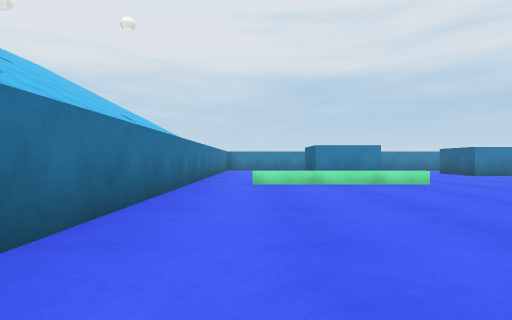
view 1 (above)

14 first-person views from a walk through a scene from a Unity 3-D project. The camera is 0.55 m above the floor, looks level and sees 80° across. The floor is counted in squares, 1 m on a side. Each view is taken from the middle of a square. On the plan, view 1 faces up. The plan holds only what a view shows up to about 9 squares ahead; the rest is blank. The place goes on beyond the plan. The player character is not drawn. Surface patterns are stand-ins for the level's own textures.

view 2
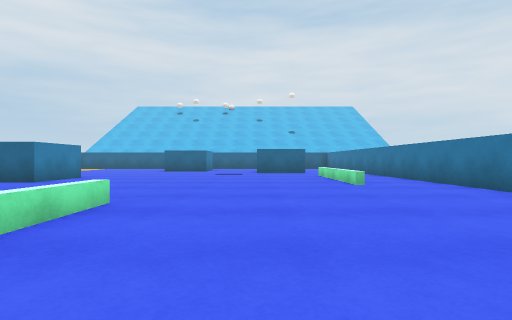

view 3
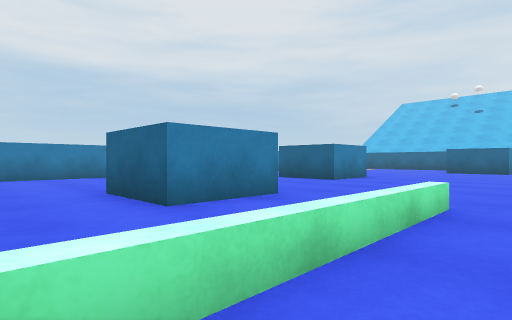

view 4
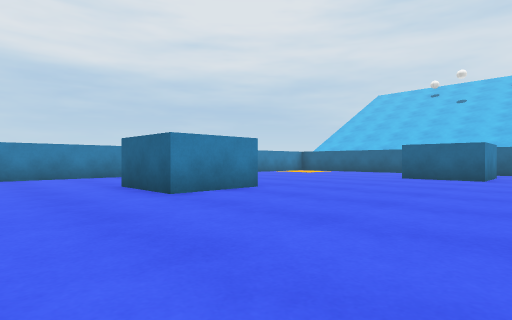

view 5
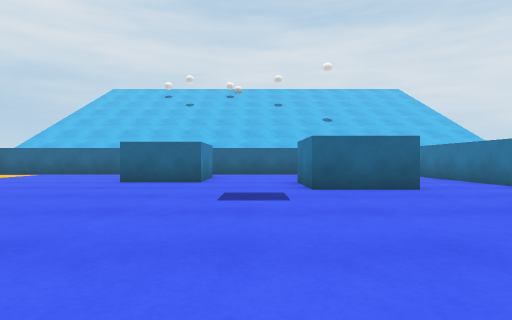

view 6
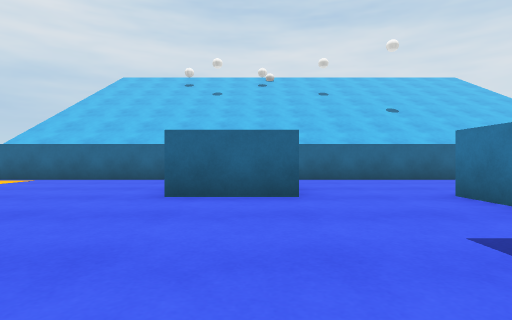

view 7
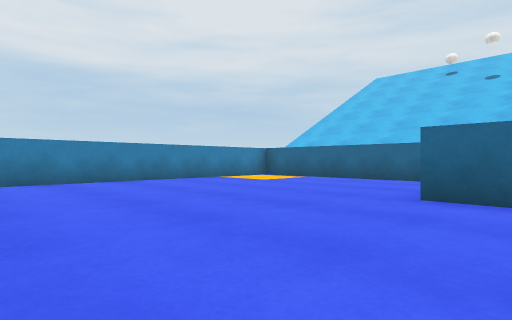

view 8
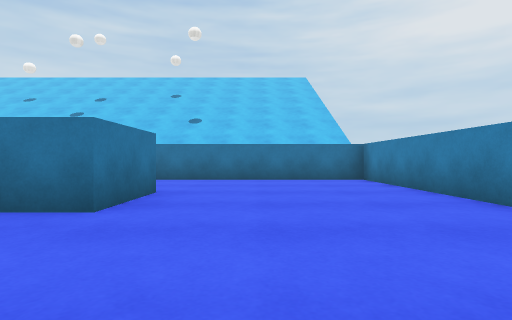

view 9
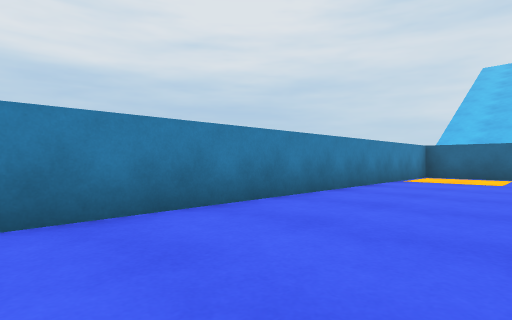

view 10
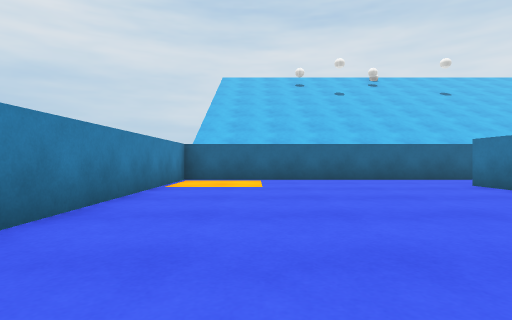

view 11
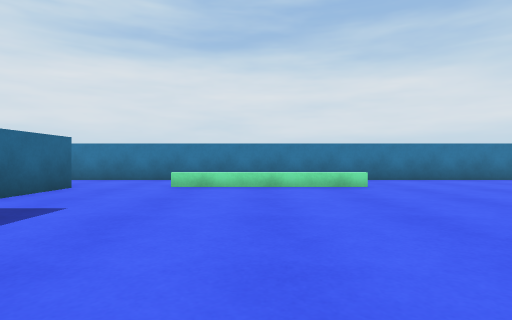

view 12
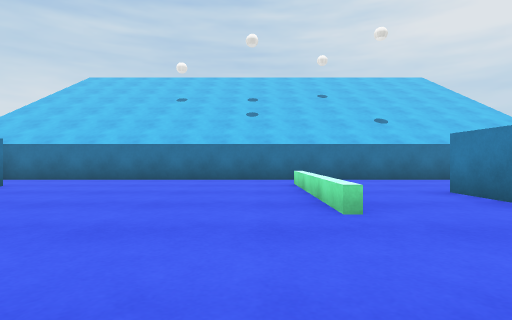

view 13
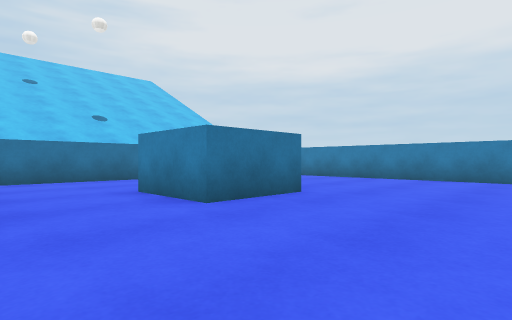

view 14
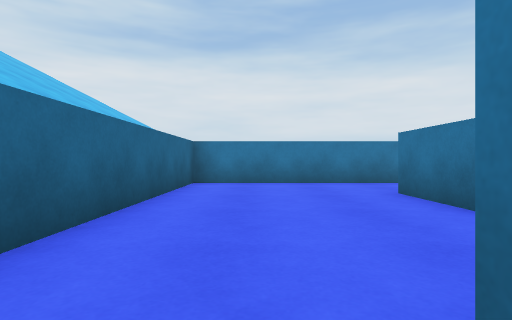

### Floor plan
Points are (right, up) in squares from view 1. A wall is a line through its corners. A room is listed if a view was taken in it or the views show most of it. See-through windows are left out.
Room 1 (view 1)
walls: (-1.5, 0.4) (-1.5, -1.1)
ways out: opening at (-0.5, 1) to room 2
Room 2 (views 2, 3, 4, 5, 6, 7, 8, 9, 10, 11, 12, 13, 14)
walls: (0.5, 0.7) (18.5, 0.7) (18.5, 16) (-1.5, 16) (-1.5, 0.4)
low walls: (4, 6.9) (-0.1, 6.9); (6.6, 2.8) (10.8, 2.8)
ways out: opening at (-0.5, 1) to room 1
objects: block (2, 10) to (4, 11); block (8, 11) to (9, 12); block (13, 3) to (14, 5); block (15, 8) to (16, 9)

Positions as (right, up) in squares from view 1, and headings:
1: (0, 0), facing up
2: (0, 5), facing right
3: (0, 6), facing up-right
4: (5, 6), facing up-right
5: (7, 6), facing right
6: (10, 8), facing right
7: (10, 8), facing up-right
8: (7, 13), facing left
9: (8, 13), facing up-right
10: (10, 14), facing right
11: (9, 9), facing down
12: (7, 6), facing left
13: (7, 7), facing up-left
14: (17, 8), facing down
